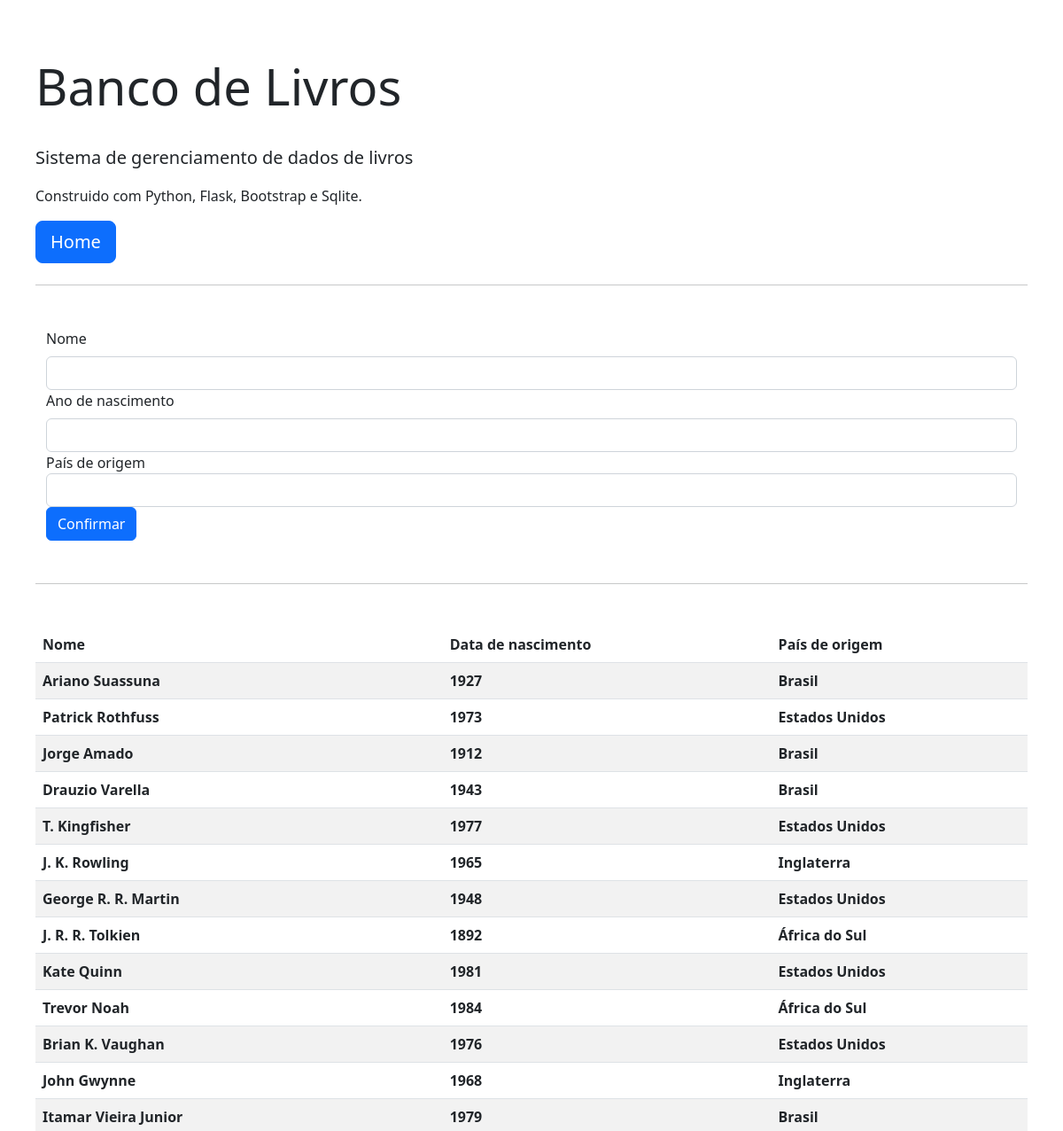
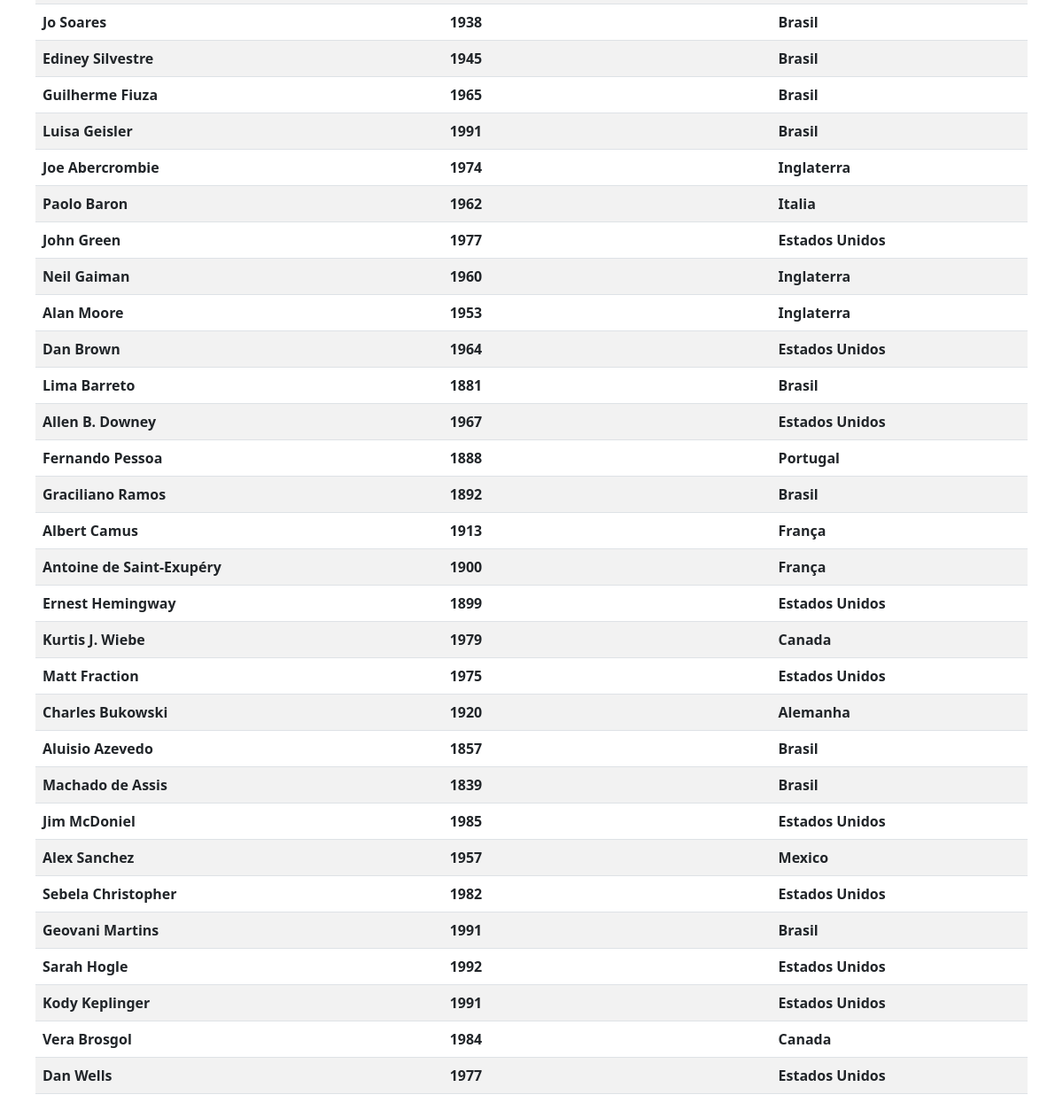
/add_author, run on the app's committed database (2 pictures, top to bottom).
### tables this page shows
CREATE TABLE "authors" (
"nome" TEXT PRIMARY KEY,
"nasc" INTEGER,
"pais" TEXT
);

### app.py (the view)
@app.route("/add_author", methods=['GET', 'POST'])
def add_author():
    if request.method=='POST':
        nome_autor=request.form['nome_autor']
        nasc=request.form['nasc']
        pais=request.form['pais']
        execute_string = f"INSERT INTO authors(nome, nasc, pais) VALUES ('{nome_autor}', {nasc}, '{pais}')"
        with sqlite3.connect(db_path) as connie:
            c = connie.cursor()
            c.execute(execute_string)
        message = "Autor adicionado com sucesso!"
        return redirect(url_for("home", message=message))
    else:
        all_data = query_authors()
        return render_template("add_author.html",all_data=all_data)

### app.py (called while the page is built)
def query_authors():
    with sqlite3.connect(db_path) as connie:
        c = connie.cursor()
        c.execute("""
SELECT * FROM authors
""")
        all_data = c.fetchall()
    return(all_data)

### templates/add_author.html (shortened to what this page needs)
<!DOCTYPE html>
<html lang="en">
    <head>
        <link href="https://cdn.jsdelivr.net/npm/bootstrap@5.2.2/dist/css/bootstrap.min.css" rel="stylesheet">
    </head>
    <body style="margin:30px;padding:10px">
        <br>
        <div class="jumbotron">
        <h1 class="display-4">Banco de Livros</h1>
        <br>
        <p class="lead">Sistema de gerenciamento de dados de livros</p>
        <p>Construido com Python, Flask, Bootstrap e Sqlite.</p>
        <a class="btn btn-primary btn-lg" href="{{ url_for('home') }}" role="button">Home</a>
        <hr class="my-4">
        <br>
        </div>
        <div class="container">
        <form action="http://127.0.0.1:5050/add_author" method="post">
            <div class="form-group">
                <label class="form-label">Nome</label>
                <input class="form-control" id="nome_autor" name="nome_autor">
            </div>
            <div class="form-group">
                <label class="form-label">Ano de nascimento</label>
                <input class="form-control" id="nasc" name="nasc">
            </div>
            <div class="form-group">
                <label" class="form-label">País de origem</label>
                <input class="form-control" id="pais" name="pais">
            </div>
            <button type="submit" class="btn btn-primary">Confirmar</button>
        </form>
        </div>
        <br>
        <hr class="my-4">
        <br>
        <table class="table table-striped">
            <thead>
                <tr>
                <th scope="col">Nome</th>
                <th scope="col">Data de nascimento</th>
                <th scope="col">País de origem</th>
                </tr>
            </thead>
            <tbody>
                {% for row in all_data %}
                <tr>
                {% for col in row %}
                <th scope="row">{{col}}</th>
                {% endfor %}
                </tr>
                {% endfor %}
            </tbody>
        </table>
    </body>
</html>

### data on the page
authors: nome "Ariano Suassuna", nasc "1927", pais "Brasil"
authors: nome "Patrick Rothfuss", nasc "1973", pais "Estados Unidos"
authors: nome "Jorge Amado", nasc "1912", pais "Brasil"
authors: nome "Drauzio Varella", nasc "1943", pais "Brasil"
authors: nome "T. Kingfisher", nasc "1977", pais "Estados Unidos"
authors: nome "J. K. Rowling", nasc "1965", pais "Inglaterra"
authors: nome "George R. R. Martin", nasc "1948", pais "Estados Unidos"
authors: nome "J. R. R. Tolkien", nasc "1892", pais "África do Sul"
authors: nome "Kate Quinn", nasc "1981", pais "Estados Unidos"
authors: nome "Trevor Noah", nasc "1984", pais "África do Sul"
authors: nome "Brian K. Vaughan", nasc "1976", pais "Estados Unidos"
authors: nome "John Gwynne", nasc "1968", pais "Inglaterra"
authors: nome "Itamar Vieira Junior", nasc "1979", pais "Brasil"
authors: nome "Jo Soares", nasc "1938", pais "Brasil"
authors: nome "Ediney Silvestre", nasc "1945", pais "Brasil"
authors: nome "Guilherme Fiuza", nasc "1965", pais "Brasil"
authors: nome "Luisa Geisler", nasc "1991", pais "Brasil"
authors: nome "Joe Abercrombie", nasc "1974", pais "Inglaterra"
authors: nome "Paolo Baron", nasc "1962", pais "Italia"
authors: nome "John Green", nasc "1977", pais "Estados Unidos"
authors: nome "Neil Gaiman", nasc "1960", pais "Inglaterra"
authors: nome "Alan Moore", nasc "1953", pais "Inglaterra"
authors: nome "Dan Brown", nasc "1964", pais "Estados Unidos"
authors: nome "Lima Barreto", nasc "1881", pais "Brasil"
authors: nome "Allen B. Downey", nasc "1967", pais "Estados Unidos"
authors: nome "Fernando Pessoa", nasc "1888", pais "Portugal"
authors: nome "Graciliano Ramos", nasc "1892", pais "Brasil"
authors: nome "Albert Camus", nasc "1913", pais "França"
authors: nome "Antoine de Saint-Exupéry", nasc "1900", pais "França"
authors: nome "Ernest Hemingway", nasc "1899", pais "Estados Unidos"
authors: nome "Kurtis J. Wiebe", nasc "1979", pais "Canada"
authors: nome "Matt Fraction", nasc "1975", pais "Estados Unidos"
authors: nome "Charles Bukowski", nasc "1920", pais "Alemanha"
authors: nome "Aluisio Azevedo", nasc "1857", pais "Brasil"
authors: nome "Machado de Assis", nasc "1839", pais "Brasil"
authors: nome "Jim McDoniel", nasc "1985", pais "Estados Unidos"
authors: nome "Alex Sanchez", nasc "1957", pais "Mexico"
authors: nome "Sebela Christopher", nasc "1982", pais "Estados Unidos"
authors: nome "Geovani Martins", nasc "1991", pais "Brasil"
authors: nome "Sarah Hogle", nasc "1992", pais "Estados Unidos"
authors: nome "Kody Keplinger", nasc "1991", pais "Estados Unidos"
authors: nome "Vera Brosgol", nasc "1984", pais "Canada"
authors: nome "Dan Wells", nasc "1977", pais "Estados Unidos"
